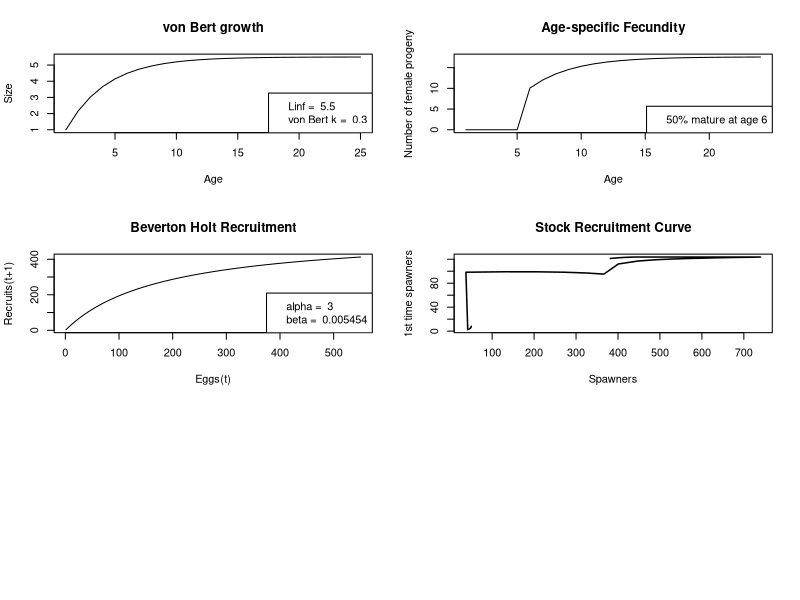

Recreate this plot in R. (Note: this script raises an error after producing the figure.)
##########################
# PLETHODON SALAMANDER PROJECTIONS

rm(list=ls(all=TRUE))
library(reshape)
#library(ggplot2)
library(plyr)
library(fields)

#Model parameters:
Npop=10  #initial pop size (not important)
Tmax=500 #max years
Tfishing=200 #when we start fishing
Trecovery=500 #stop fishing 

fishatmat=T # this switches which type of fishing (and graphing) we choose. If true, it graphs all life history graphs and age-selective fishing

#Life history parameters      	
recruitsize=1
Amax=25 #max age
amat=6 #age at maturation - this varies depending on the matration function chosen

Linf=5.5 #max size
k=.3   # Growth function param
fishingsize = .75*Linf #size-selective fishery threshold size 


M=0.18   #natural mortality coef  

c=7.49   #egg slope 
d=-23.6   #egg intercept

N0 = 100*Linf  # intitial number of eggs     
alpha = 3         # BH recruitment

q=1 #maturation ogive steepness (1 = very steep)

mu_f=0.2 #fishing mortality
harvest=c(0, mu_f)  

fishB=rep(0, length(harvest))
fishY=rep(0, length(harvest))
fishP=rep(0, length(harvest))
Recruits=rep(0, length(harvest))


#set up matrices
N=matrix(nrow=Amax, ncol=Tmax, data=0)

L=matrix(nrow=Amax, ncol=1, data=1)
mu=matrix(nrow=Amax, ncol=1, data=0)
E=matrix(nrow=Amax, ncol=Tmax, data=0)
S=matrix(nrow=1, ncol=Tmax, data=0)
P=matrix(nrow=1, ncol=Tmax)
B=matrix(nrow=1, ncol=Tmax)
Y=matrix(nrow=1, ncol=Tmax) 

#set up vectors to hold age-specific variables 
Pmale=rep(0, Amax) #probability of sex change
fert=rep(0, Tmax) #fert probability
pmat=rep(0, Amax) #maturation probability
eggs=rep(0, Amax) #fecundity
mu=rep(0, Amax) #natural mortality
select=rep(0, Amax) #fishery selectivity

N[1:10, 1]=Npop #initial population size
L[1]=recruitsize #larval size at recruitment



#First: Define the age-specific growth, 

for (a in 1:(Amax-1)) {
  
  #VBGE
  L[a+1]= Linf*(1-exp(-k)) + (L[a])*exp(-k) #length at age
  
}#end 1st age loop


# Second: define age-specific mortality and maturation, and fecundity

for (a in 1:(Amax)) {
  
  #natural mortality
  mu[a]= 1-(1/(1+Linf/L[a]*(exp(k)-1)))^(M/k)  #natural mortality function of Length
  
  #maturation ogive
  pmat[a]=ifelse( a < amat, 0, 1)     #knife edge maturation
  
  #FECUNDITY
  eggs[a]= c*L[a] + d #fecundity is a function of individual mass-at-age 
  
} #end 2nd age loop


#Third: define fishing selectivity    
for (a in 1:(Amax)) {
  #JUST AFTER AGE AT MATURATION
  if(fishatmat==1) {
    select[a] = ifelse( a < amat, 0, 1)  #knife edge gear selectivity right after maturation  
  } else {
    #JUST AFTER SIZE AT MATURATION
    #select[a]= ifelse( L[a] < (Lmat), 0, 1)  #gear selectivity same for all fish > maturation
    ##SIZE THRESHOLD
    select[a] = ifelse(L[a]< fishingsize, 0, 1)     
  }
} #end 3rd age loop


#Now for these age specific rates, simulate pop dynamics through time       
for(t in 1:(Tmax-1)) {
  
  
  E[,t]=N[, t]*pmat*eggs  #assuming spawning occurs between 1 t and the next
  
  P[t]= sum(E[,t])  #assuming fertilization is 100%
  
  beta= (alpha*P[t]-1)/(N0*P[t])  
  
  N[1,t+1]= alpha*P[t]/(1+beta*P[t]) #this is the N_0 class that is born and enters in the next time step.. 
  
  for (age in 1:(Amax-1)) {
    
    Fishing= if (Tfishing < t & Trecovery > t) {
      Fishing = select[age]*mu_f } else {
        Fishing = 0
      }
    
    N[age+1,t+1] = N[age, t]*exp(-mu[age]-Fishing)
    B[t]=sum(N[,t])
    Y[t]=sum((N[,t]) * (1-exp(-mu[age]-Fishing)) *(Fishing/(mu[age]+Fishing)))
    
    
    #assuming mortality happens after spawning
    
  } #end second age loop
  
} #end t loop

sums=colSums(N[amat:Amax,]) #calculate spawning popsize at each time


LEP_unfished=sum(E[,Tfishing-2])
LEP_fished=sum(E[,Tfishing+10])
SPR=LEP_fished/LEP_unfished

if(fishatmat==1) {
  
  quartz()
  par(mfrow=c(3,2))
  
  plot(1:Amax, L, type="l", main="von Bert growth", ylab="Size", xlab="Age")
  legend("bottomright", legend=c( paste("Linf = ", Linf), paste("von Bert k = ", k)))
  
  plot(1:(Amax-1), eggs[-Amax]*pmat[-Amax], type="l", main="Age-specific Fecundity", ylab="Number of female progeny", xlab= "Age")
  legend("bottomright", legend=c(paste("50% mature at age", amat)))
  
  
  P_= 1:N0
  R=alpha*P_/(1+beta*P_)
  plot(P_, R, type="l", main="Beverton Holt Recruitment", xlab="Eggs(t)", ylab="Recruits(t+1)")
  legend("bottomright", legend=c(paste("alpha = ", round(alpha,6)), paste("beta = ", round(beta, 6))))
  
  
  
  plot(sums[1:(Tmax-1)], N[amat,2:Tmax], main="Stock Recruitment Curve", xlab="Spawners", ylab="1st time spawners", type="l", lwd=1.5)
  #abline(coef=c(0,1),  lwd=.5)
  
  legend("bottomright", legend=c(paste("M = ", kappa)))
  
  
  plot(1:Tmax, sums, type="l", main = "Fishing (F = 0.2) one year after maturity", xlab="Time", ylab="Abundance")
  legend("bottomright", legend=c( paste("Fishing mature fish only: SPR = ", round(SPR, 2))))
} else {
  
  plot(1:Tmax, sums, type="l", main = "Fishing (F = 0.2) limit at 3/4 Linf ", xlab="Time", ylab="Abundance")
  #legend("bottomright", legend=c( paste("Fishing based on size: SPR = ", round(SPR, 2))))
  
  
}



par(bg=NA)
plot(1:Tmax, sums, type="l", lwd = 10, col = "#d95f02", axes = F, xlab="", ylab="")

dev.copy(png,'salamander.png')
dev.off()




########################
## juvenile mortality
#####################

##########################
# PLETHODON SALAMANDER PROJECTIONS

rm(list=ls(all=TRUE))
library(reshape)
#library(ggplot2)
library(plyr)
library(fields)

#Model parameters:
Npop=10  #initial pop size (not important)
Tmax=500 #max years
Tfishing=200 #when we start fishing
Trecovery=500 #stop fishing 

fishatmat=T # this switches which type of fishing (and graphing) we choose. If true, it graphs all life history graphs and age-selective fishing

#Life history parameters      	
recruitsize=1
Amax=25 #max age
amat=6 #age at maturation - this varies depending on the matration function chosen

Linf=5.5 #max size
k=.3   # Growth function param
fishingsize = .75*Linf #size-selective fishery threshold size 


M=0.18   #natural mortality coef  

c=7.49   #egg slope 
d=-23.6   #egg intercept

N0 = 100*Linf  # intitial number of eggs     
alpha = 3         # BH recruitment

q=1 #maturation ogive steepness (1 = very steep)

mu_f=0.2 #fishing mortality
harvest=c(0, mu_f)  

fishB=rep(0, length(harvest))
fishY=rep(0, length(harvest))
fishP=rep(0, length(harvest))
Recruits=rep(0, length(harvest))


#set up matrices
N=matrix(nrow=Amax, ncol=Tmax, data=0)

L=matrix(nrow=Amax, ncol=1, data=1)
mu=matrix(nrow=Amax, ncol=1, data=0)
E=matrix(nrow=Amax, ncol=Tmax, data=0)
S=matrix(nrow=1, ncol=Tmax, data=0)
P=matrix(nrow=1, ncol=Tmax)
B=matrix(nrow=1, ncol=Tmax)
Y=matrix(nrow=1, ncol=Tmax) 

#set up vectors to hold age-specific variables 
Pmale=rep(0, Amax) #probability of sex change
fert=rep(0, Tmax) #fert probability
pmat=rep(0, Amax) #maturation probability
eggs=rep(0, Amax) #fecundity
mu=rep(0, Amax) #natural mortality
select=rep(0, Amax) #fishery selectivity

N[1:10, 1]=Npop #initial population size
L[1]=recruitsize #larval size at recruitment



#First: Define the age-specific growth, 

for (a in 1:(Amax-1)) {
  
  #VBGE
  L[a+1]= Linf*(1-exp(-k)) + (L[a])*exp(-k) #length at age
  
}#end 1st age loop


# Second: define age-specific mortality and maturation, and fecundity

for (a in 1:(Amax)) {
  
  #natural mortality
  mu[a]= 1-(1/(1+Linf/L[a]*(exp(k)-1)))^(M/k)  #natural mortality function of Length
  
  #maturation ogive
  pmat[a]=ifelse( a < amat, 0, 1)     #knife edge maturation
  
  #FECUNDITY
  eggs[a]= c*L[a] + d #fecundity is a function of individual mass-at-age 
  
} #end 2nd age loop


#Third: define fishing selectivity    
for (a in 1:(Amax)) {
  #JUST AFTER AGE AT MATURATION
  if(fishatmat==1) {
    select[a] = ifelse( a >= amat, 0, 1)  #knife edge gear selectivity right after maturation  
  } else {
    #JUST AFTER SIZE AT MATURATION
    #select[a]= ifelse( L[a] < (Lmat), 0, 1)  #gear selectivity same for all fish > maturation
    ##SIZE THRESHOLD
    select[a] = ifelse(L[a] > fishingsize, 0, 1)     
  }
} #end 3rd age loop


#Now for these age specific rates, simulate pop dynamics through time       
for(t in 1:(Tmax-1)) {
  
  
  E[,t]=N[, t]*pmat*eggs  #assuming spawning occurs between 1 t and the next
  
  P[t]= sum(E[,t])  #assuming fertilization is 100%
  
  beta= (alpha*P[t]-1)/(N0*P[t])  
  
  N[1,t+1]= alpha*P[t]/(1+beta*P[t]) #this is the N_0 class that is born and enters in the next time step.. 
  
  for (age in 1:(Amax-1)) {
    
    Fishing= if (Tfishing < t & Trecovery > t) {
      Fishing = select[age]*mu_f } else {
        Fishing = 0
      }
    
    N[age+1,t+1] = N[age, t]*exp(-mu[age]-Fishing)
    B[t]=sum(N[,t])
    Y[t]=sum((N[,t]) * (1-exp(-mu[age]-Fishing)) *(Fishing/(mu[age]+Fishing)))
    
    
    #assuming mortality happens after spawning
    
  } #end second age loop
  
} #end t loop

sums=colSums(N[amat:Amax,]) #calculate spawning popsize at each time


LEP_unfished=sum(E[,Tfishing-2])
LEP_fished=sum(E[,Tfishing+10])
SPR=LEP_fished/LEP_unfished


par(bg=NA)
plot(1:Tmax, sums, type="l", lwd = 10, col = "#d95f02", axes = F, xlab="", ylab="")

dev.copy(png,'salamander2.png')
dev.off()
